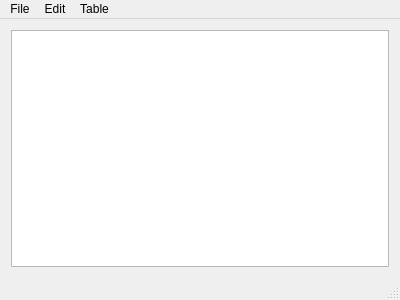
<?xml version="1.0" encoding="UTF-8"?>
<ui version="4.0">
 <class>MainWindow</class>
 <widget class="QMainWindow" name="MainWindow">
  <property name="geometry">
   <rect>
    <x>0</x>
    <y>0</y>
    <width>400</width>
    <height>300</height>
   </rect>
  </property>
  <property name="windowTitle">
   <string>MainWindow</string>
  </property>
  <widget class="QWidget" name="centralWidget">
   <layout class="QGridLayout" name="gridLayout">
    <item row="0" column="0">
     <widget class="QTableWidget" name="tableWidget"/>
    </item>
   </layout>
  </widget>
  <widget class="QMenuBar" name="menuBar">
   <property name="geometry">
    <rect>
     <x>0</x>
     <y>0</y>
     <width>400</width>
     <height>22</height>
    </rect>
   </property>
   <widget class="QMenu" name="menuFile">
    <property name="title">
     <string>File</string>
    </property>
    <addaction name="actionOpen"/>
    <addaction name="actionSave"/>
    <addaction name="actionSave_As"/>
   </widget>
   <widget class="QMenu" name="menuTable">
    <property name="title">
     <string>Table</string>
    </property>
    <addaction name="actionAdd"/>
    <addaction name="actionRemove"/>
    <addaction name="separator"/>
    <addaction name="actionDuplicate_Row"/>
   </widget>
   <widget class="QMenu" name="menuEdit">
    <property name="title">
     <string>Edit</string>
    </property>
    <addaction name="actionUndo"/>
    <addaction name="actionRedo"/>
    <addaction name="separator"/>
    <addaction name="actionCopy"/>
    <addaction name="actionCut"/>
    <addaction name="actionPaste"/>
   </widget>
   <addaction name="menuFile"/>
   <addaction name="menuEdit"/>
   <addaction name="menuTable"/>
  </widget>
  <widget class="QStatusBar" name="statusBar"/>
  <action name="actionOpen">
   <property name="text">
    <string>Open</string>
   </property>
   <property name="shortcut">
    <string>Meta+O</string>
   </property>
  </action>
  <action name="actionSave">
   <property name="text">
    <string>Save</string>
   </property>
   <property name="shortcut">
    <string>Meta+S</string>
   </property>
  </action>
  <action name="actionAdd">
   <property name="text">
    <string>Add Row</string>
   </property>
   <property name="shortcut">
    <string>Meta+I</string>
   </property>
  </action>
  <action name="actionRemove">
   <property name="text">
    <string>Remove Row(s)</string>
   </property>
   <property name="shortcut">
    <string>Meta+R</string>
   </property>
  </action>
  <action name="actionUndo">
   <property name="text">
    <string>Undo</string>
   </property>
   <property name="shortcut">
    <string>Meta+Z</string>
   </property>
  </action>
  <action name="actionRedo">
   <property name="text">
    <string>Redo</string>
   </property>
   <property name="shortcut">
    <string>Meta+Shift+Z</string>
   </property>
  </action>
  <action name="actionSave_As">
   <property name="text">
    <string>Save As</string>
   </property>
   <property name="shortcut">
    <string>Meta+Shift+S</string>
   </property>
  </action>
  <action name="actionAdd_Column">
   <property name="text">
    <string>Add Column</string>
   </property>
  </action>
  <action name="actionRemove_Column">
   <property name="text">
    <string>Remove Column(s)</string>
   </property>
  </action>
  <action name="actionDuplicate_Row">
   <property name="text">
    <string>Duplicate Row</string>
   </property>
   <property name="shortcut">
    <string>Meta+D</string>
   </property>
  </action>
  <action name="actionCopy">
   <property name="text">
    <string>Copy</string>
   </property>
   <property name="shortcut">
    <string>Meta+C</string>
   </property>
  </action>
  <action name="actionCut">
   <property name="text">
    <string>Cut</string>
   </property>
   <property name="shortcut">
    <string>Meta+X</string>
   </property>
  </action>
  <action name="actionPaste">
   <property name="text">
    <string>Paste</string>
   </property>
   <property name="shortcut">
    <string>Meta+V</string>
   </property>
  </action>
 </widget>
 <layoutdefault spacing="6" margin="11"/>
 <resources/>
 <connections/>
</ui>
